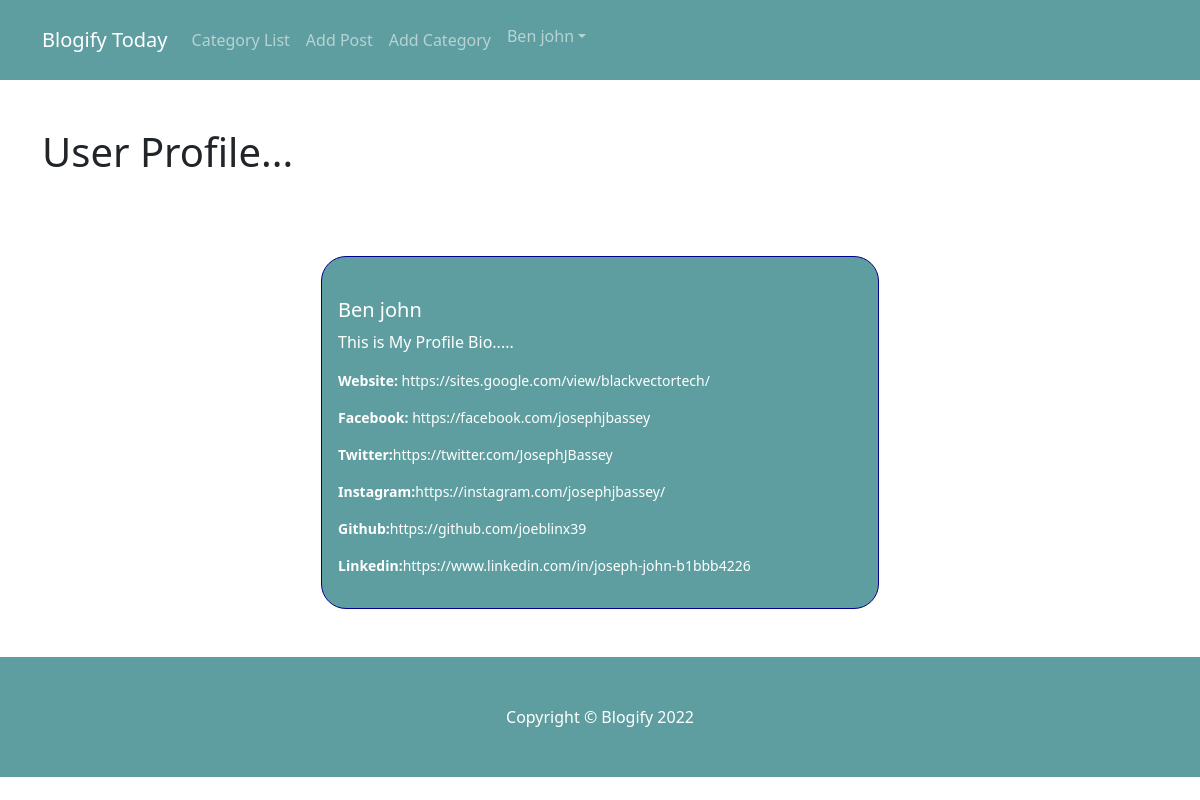
The app's page /member/6/profile/ (signed in) with its own data.
### blogify/models.py (models this page shows, shortened)
class Profile(models.Model):
    user = models.OneToOneField(User, null=True, on_delete=models.CASCADE)
    profile_pic = models.ImageField(null=True, blank=True, upload_to="images/profile/")
    bio = models.TextField(max_length=255, null=True, blank=True)
    website_url = models.CharField(max_length=255, null=True, blank=True)
    facebook_url = models.CharField(max_length=255, null=True, blank=True)
    instagram_url = models.CharField(max_length=255, null=True, blank=True)
    twitter_url = models.CharField(max_length=255, null=True, blank=True)
    linkedin_url = models.CharField(max_length=255, null=True, blank=True)
    github_url = models.CharField(max_length=255, null=True, blank=True)

### member/views.py (the view)
# urls.py: path("<int:pk>/profile/", ShowProfilePageView.as_view(), name="show_profile_page"),
class ShowProfilePageView(DetailView):
    model = Profile
    template_name = 'registration/user_profile.html'
    def get_context_data(self, *args, **kwargs):
        users = Profile.objects.all()
        context = super(ShowProfilePageView, self).get_context_data(*args, **kwargs)
        page_user = get_object_or_404(Profile, id=self.kwargs['pk'])
        context["page_user"] = page_user
        return context

### member/templates/registration/user_profile.html (shortened to what this page needs)
{% extends "base.html" %} {% load static %} {% block content %}
<div class="container mb-lg-5">
  <h1>User Profile...</h1>
  <br><br><br>
  <div class="card w-50 m-auto" style="background-color:cadetblue; border-color:darkblue; border-radius: 25px;">
    <div class="card-img-top text-center">
    </div>
    <div class="card-body">
      <h5 class="card-title text-white">
        {{ page_user.user.first_name }} {{ page_user.user.last_name }}
      </h5>
      <p class="card-text text-white">{{ page_user.bio|safe }}</p>
        {% if page_user.website_url %}
        <p class="small "><strong class="text-white">Website:</strong> <a href="{{ page_user.website_url }}" target="_blank" class="text-white ml-4">{{ page_user.website_url }}</a></p>
        {% endif %}
        {% if page_user.facebook_url %}
        <p class="small "><strong class="text-white">Facebook: </strong><a href="{{ page_user.facebook_url }}" target="_blank" class="text-white ml-4">{{ page_user.facebook_url }}</a></p>
        {% endif %}
        {% if page_user.twitter_url %}
        <p class="small "><strong class="text-white">Twitter:</strong><a href="{{ page_user.twitter_url }}" target="_blank" class="text-white ml-5">{{ page_user.twitter_url }}</a></p>
        {% endif %}
        {% if page_user.instagram_url %}
        <p class="small "><strong class="text-white">Instagram:</strong><a href="{{ page_user.instagram_url }}" target="_blank" class="text-white ml-4">{{ page_user.instagram_url }}</a></p>
        {% endif %}
        {% if page_user.github_url %}
        <p class="small "><strong class="text-white">Github:</strong><a href="{{ page_user.github_url }}" target="_blank" class="text-white ml-5">{{ page_user.github_url }}</a></p>
        {% endif %}
        {% if page_user.linkedin_url %}
        <p class="small "><strong class="text-white">Linkedin:</strong><a href="{{ page_user.linkedin_url }}" target="_blank" class="text-white ml-lg-4 text-justify">{{ page_user.linkedin_url }}</a></p>
        {% endif %}
    </div>
  </div>
</div>
{% endblock %}

### blogify/templates/base.html (shortened to what this page needs)
{% load static %}
<!DOCTYPE html>
<html lang="en">
<head>
  <link rel="stylesheet" href="{% static 'css/bootstrap.min.css' %}">
  <link rel="stylesheet" href="{% static 'css/bootstrap.css' %}">
</head>
<body>
  <nav class="navbar navbar-expand-lg navbar-dark py-3" style="background-color:cadetblue;">
    <div class="container">
      <a class="navbar-brand" href="{% url 'home' %}">Blogify Today</a>
      <div class="collapse navbar-collapse" id="navbarSupportedContent">
        <ul class="navbar-nav mr-auto">
          <li class="nav-item">
            <a class="nav-link" href="{% url 'category-list' %}">Category List</a>
          </li>
          {% if user.is_authenticated %}
          <li class="nav-item">
            <a class="nav-link" href="{% url 'add_post' %}">Add Post</a>
          </li>
          <li class="nav-item">
            <a class="nav-link" href="{% url 'add_category' %}">Add Category</a>
          </li>
          {% endif %}
        </ul>
        {% if user.is_authenticated %}
        <ul class="navbar-nav my-2 my-lg-0">
          <li class="nav-item dropdown">
            <a class="nav-link dropdown-toggle" role="button" data-bs-toggle="dropdown" aria-expanded="false">
              {{ user.first_name }} {{ user.last_name }}</a>
          </li>
        </ul>
        {% endif %}
      </div>
    </div>
  </nav>
  <br><br>
  {% block content %}
  {% endblock %}
  <footer class="py-5" style="background-color:cadetblue;">
    <div class="container">
      <p class="m-0 text-center text-white">Copyright &copy; Blogify 2022</p>
    </div>
  </footer>
</body>
</html>

### blogify/templates/base.html (style rules this page uses)
a { text-decoration: none; }

### records on screen
Profile: user.first_name "Ben", user.last_name "john", bio "This is My Profile Bio.....", website_url "https://sites.google.com/view/blackvectortech/", facebook_url "https://facebook.com/josephjbassey", twitter_url "https://twitter.com/JosephJBassey", instagram_url "https://instagram.com/josephjbassey/", github_url "https://github.com/joeblinx39", linkedin_url "https://www.linkedin.com/in/joseph-john-b1bbb4226"

### other values on screen
{{ user.first_name }} "Ben"
{{ user.last_name }} "john"
